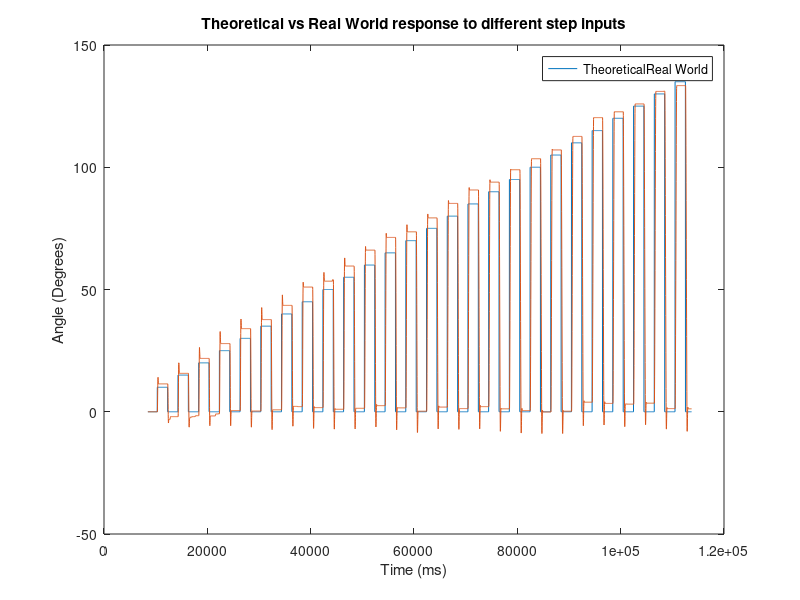

MATLAB code for this plot:
clc; clear;

input = load('log.txt');

t = input(:,1);
angle = input(:,2);
vel = input(:,3);

plot(t, angle, t,0.1*cumsum(vel));
title("Theoretical vs Real World response to different step inputs")
legend(["Theoretical" "Real World"])
xlabel("Time (ms)")
ylabel("Angle (Degrees)")
